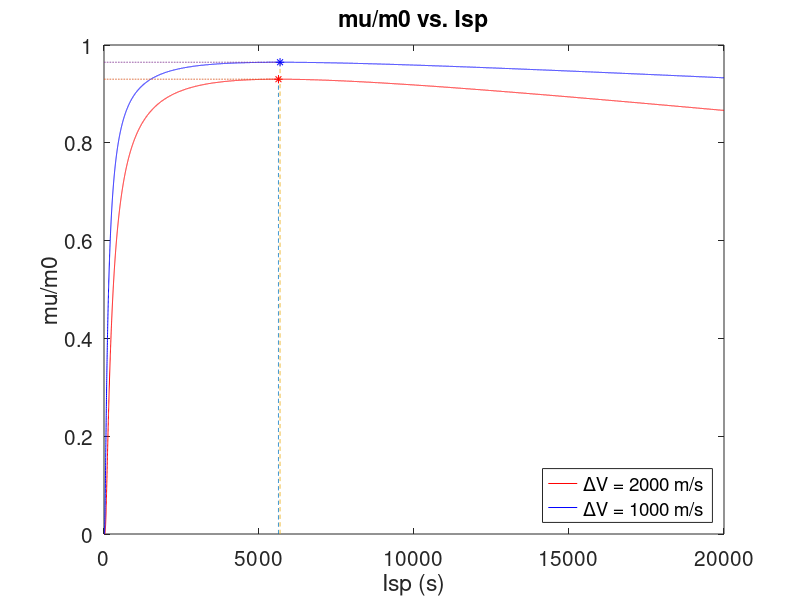
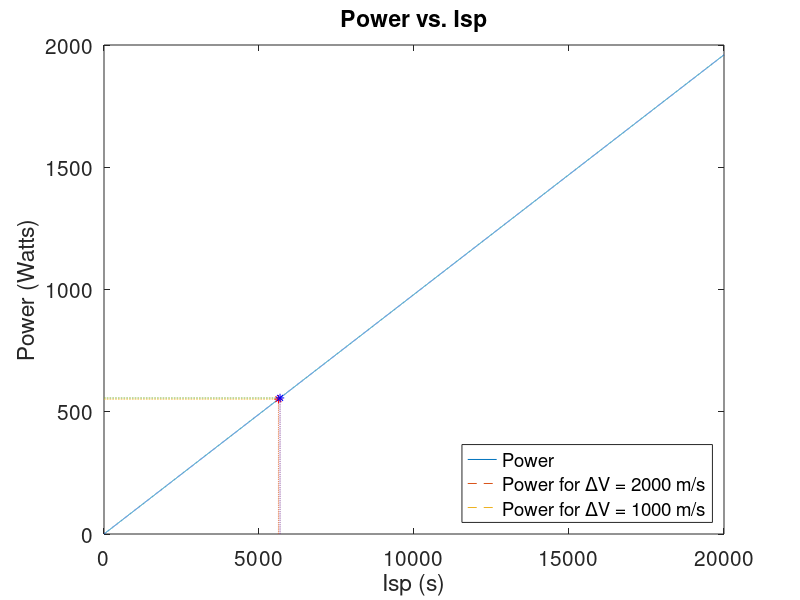
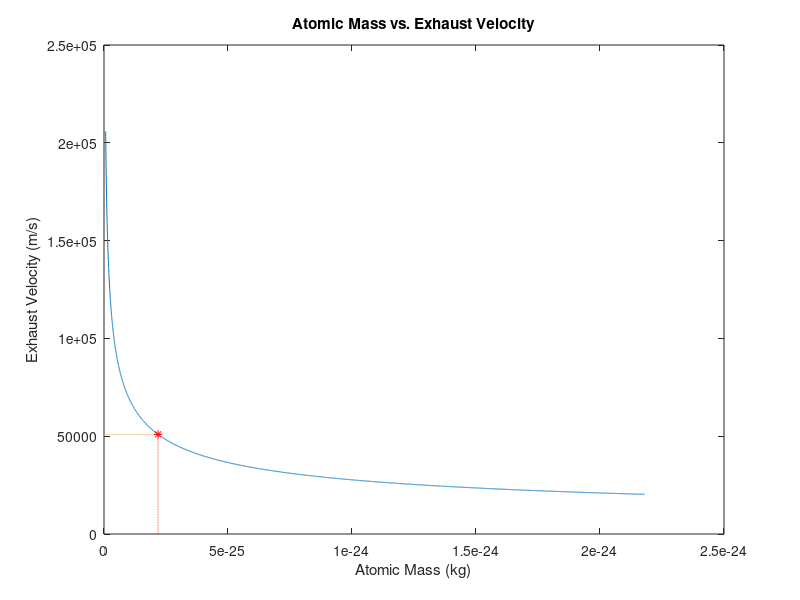

Write the MATLAB code that produced these figures, in order.
%%%%%%%%%%%%%%%%%%%%%%%%%%%%%%%%%%%%%%%%%%%%%%%%%%%%%%%%%%
%
% Chuhao Deng
%
% Code for propulsion system design for Communication Satellites
%
%%%%%%%%%%%%%%%%%%%%%%%%%%%%%%%%%%%%%%%%%%%%%%%%%%%%%%%%%%%
%% Mass Ratio vs. Specific Impulse

% Define delta-v
dv_1 = 2000; %m/s
dv_2 = 1000; %m/s

% Define assumed values
T = 0.01; %N
a = 10e-3; %kg/W
n = 0.5; %efficiency
g = 9.8; %m/s^2

% 1 year operating time
dt = 1*365*24*60*60; %s

% Define a range of specific impulse
I = 1:20000; %s

% Calculating mass ratio
ratio_1 = exp(-dv_1./(g.*I)) + (a*g^2.*I.^2.*exp(-dv_1./(I.*g)))./(2*n*dt) - a.*I.^2*g^2./(2*n*dt);
ratio_2 = exp(-dv_2./(g.*I)) + (a*g^2.*I.^2.*exp(-dv_2./(I.*g)))./(2*n*dt) - a.*I.^2*g^2./(2*n*dt);

% Calculating power needed
P = T*g*I/(2*n);

% Obtaining max mass ratio
maximum_1 = max(ratio_1);
maximum_2 = max(ratio_2);

% Obtaining optimal specific impulse
position_1 = find(ratio_1 == maximum_1);
BestIsp_1 = I(position_1);
position_2 = find(ratio_2 == maximum_2);
BestIsp_2 = I(position_2);
best_p_1 = P(find(I == BestIsp_1));
best_p_2 = P(find(I == BestIsp_2));

% Making dash lines in plots
vertical_line_y_1 = linspace(0,maximum_1,1000);
vertical_line_x_1 = BestIsp_1 * ones(1,length(vertical_line_y_1));
horizontal_line_x_1 = linspace(0,BestIsp_1,1000);
horizontal_line_y_1 = maximum_1 * ones(1,length(horizontal_line_x_1));

vertical_line_y_2 = linspace(0,maximum_2,1000);
vertical_line_x_2 = BestIsp_2 * ones(1,length(vertical_line_y_2));
horizontal_line_x_2 = linspace(0,BestIsp_1,1000);
horizontal_line_y_2 = maximum_2 * ones(1,length(horizontal_line_x_2));

p_vertical_line_y_1 = linspace(0,best_p_1,1000);
p_vertical_line_x_1 = BestIsp_1 * ones(1,length(vertical_line_y_1));
p_horizontal_line_x_1 = linspace(0,BestIsp_1,1000);
p_horizontal_line_y_1 = best_p_1 * ones(1,length(horizontal_line_x_1));

p_vertical_line_y_2 = linspace(0,best_p_2,1000);
p_vertical_line_x_2 = BestIsp_2 * ones(1,length(vertical_line_y_2));
p_horizontal_line_x_2 = linspace(0,BestIsp_1,1000);
p_horizontal_line_y_2 = best_p_2 * ones(1,length(horizontal_line_x_2));


% Plots
figure(1)
plot(I,ratio_1,'r')
hold on
plot(I,ratio_2,'b')
plot(vertical_line_x_1,vertical_line_y_1,'--')
plot(horizontal_line_x_1,horizontal_line_y_1,'--')
plot(vertical_line_x_2,vertical_line_y_2,'--')
plot(horizontal_line_x_2,horizontal_line_y_2,'--')
plot(BestIsp_1,ratio_1(position_1),'r*')
plot(BestIsp_2,ratio_2(position_2),'b*')
xlabel('Isp (s)')
ylabel('mu/m0')
title('mu/m0 vs. Isp')
legend('{\Delta}V = 2000 m/s','{\Delta}V = 1000 m/s','Location','southeast')
ylim([0 1])
set(gca,'FontSize',15);

figure(2)
plot(I,P)
hold on
plot(p_vertical_line_x_1,p_vertical_line_y_1,'--')
plot(p_horizontal_line_x_1,p_horizontal_line_y_1,'--')
plot(p_vertical_line_x_2,p_vertical_line_y_2,'--')
plot(p_horizontal_line_x_2,p_horizontal_line_y_2,'--')
plot(BestIsp_1,best_p_1,'r*')
plot(BestIsp_2,best_p_2,'b*')
legend('Power','Power for {\Delta}V = 2000 m/s', 'Power for {\Delta}V = 1000 m/s','Location','southeast')
xlabel('Isp (s)','Fontsize',24)
ylabel('Power (Watts)','Fontsize',24)
title('Power vs. Isp','Fontsize',24)
set(gca,'FontSize',15);

% Calculate Mass Numbers
mass_ppu_1 = a*P(BestIsp_1); %kg
mass_ppu_2 = a*P(BestIsp_2); %kg
mass_u_1 = 1582.5; %kg
mass_u_2 = 1521; %kg
mass_u_3 = 1908; %kg
mass_u_4 = 1873; %kg
mass_pr_1 = mass_u_1/maximum_1 - (mass_ppu_1 + mass_u_1); %kg
mass_pr_2 = mass_u_2/maximum_2 - (mass_ppu_2 + mass_u_2); %kg
mass_pr_3 = mass_u_3/maximum_2 - (mass_ppu_2 + mass_u_2); %kg
mass_pr_4 = mass_u_4/maximum_2 - (mass_ppu_2 + mass_u_2); %kg
total_mass_1 = mass_pr_1 + mass_ppu_1 + mass_u_1;
total_mass_2 = mass_pr_2 + mass_ppu_2 + mass_u_2;
total_mass_3 = mass_pr_2 + mass_ppu_2 + mass_u_3;
total_mass_4 = mass_pr_2 + mass_ppu_2 + mass_u_4;

%% Propellant Saving

%Constants & Self-defined Parameters
g = 9.80665; %Standard gravitational acceleration on the Earth's Surface (m/s^2)
m_p_geo = 1583; %Payload mass (kg)
m_p_areo = 1521; %kg

%Isp of Chemical Propellants
Isp_1 = 424; %Vacuum Specific Impulse of LOX/LH2 used in Saturn V (s)
Isp_2 = 313; %Vacuum Specific Impulse of NTO/MMH used in Space Shuttle (s)
Isp_3 = 304; %Vacuum Specific Impulse of LOX/RP-1 used in Saturn V(s)
Isp_4 = 285; %Vacuum Specific Impulse of NTO/Aerozine 50 used in Titan2 (s)
Isp_5 = 266; %Vacuum Specific Impulse of HTPB Solid used in Delta2 (s)

%Isp Matrix
Isp = [Isp_1 Isp_2 Isp_3 Isp_4 Isp_5]; %Combine the Isp of various chemical propellants
m_prop_geo = (exp(dv_2./(g*Isp))-1)*m_p_geo;
m_prop_areo = (exp(dv_1./(g*Isp))-1)*m_p_areo;


%% Further Analysis

% Initializations
A = (0.3/2)^2*pi; %m^2
q = 1.602e-19; %C
x_a = 0.5;
e_0 = 8.8541878128e-12; %F/m
T = 0.01; %N
sf = 5; %Safety Factor

% Atomic Mass
M_helium = 6.6464764e-27; %kg
M_neon = 3.3509177e-26; %kg
M_argon = 6.6335209e-26; %kg
M_krypton = 1.3914984e-25; %kg
M_xenon = 2.18e-25; %kg
M = linspace(M_helium,M_xenon*10,10000);
M_gas = [M_helium M_neon M_argon M_krypton M_xenon];
xa = linspace(0,0.1,1000);

% Calculations
V0 = (9*x_a.^2/(4*e_0)*best_p_1/A*sqrt(M/(2*q))).^(2/5);
V0_xenon = (9*x_a.^2/(4*e_0)*best_p_1/A*sqrt(M_xenon/(2*q)))^(2/5);
V0_gas = (9*x_a.^2/(4*e_0)*best_p_1/A*sqrt(M_gas/(2*q))).^(2/5);
va = sqrt(2*q*V0./M);
va_xenon = sqrt(2*q*V0_xenon/M_xenon)/sf;
va_gas = sqrt(2*q*V0_gas./M_gas)/sf;
va = va/sf;

% Making dash lines
vertical_line_y = linspace(0,va_xenon,1000);
vertical_line_x = M_xenon * ones(1,length(vertical_line_y_1));
horizontal_line_x = linspace(0,M_xenon,1000);
horizontal_line_y = va_xenon * ones(1,length(horizontal_line_x_1));

% Plot
figure(3)
plot(M,va)
hold on
plot(vertical_line_x,vertical_line_y,'--')
plot(horizontal_line_x,horizontal_line_y,'--')
plot(M_xenon,va_xenon,'r*')
title('Atomic Mass vs. Exhaust Velocity')
xlabel('Atomic Mass (kg)')
ylabel('Exhaust Velocity (m/s)')



